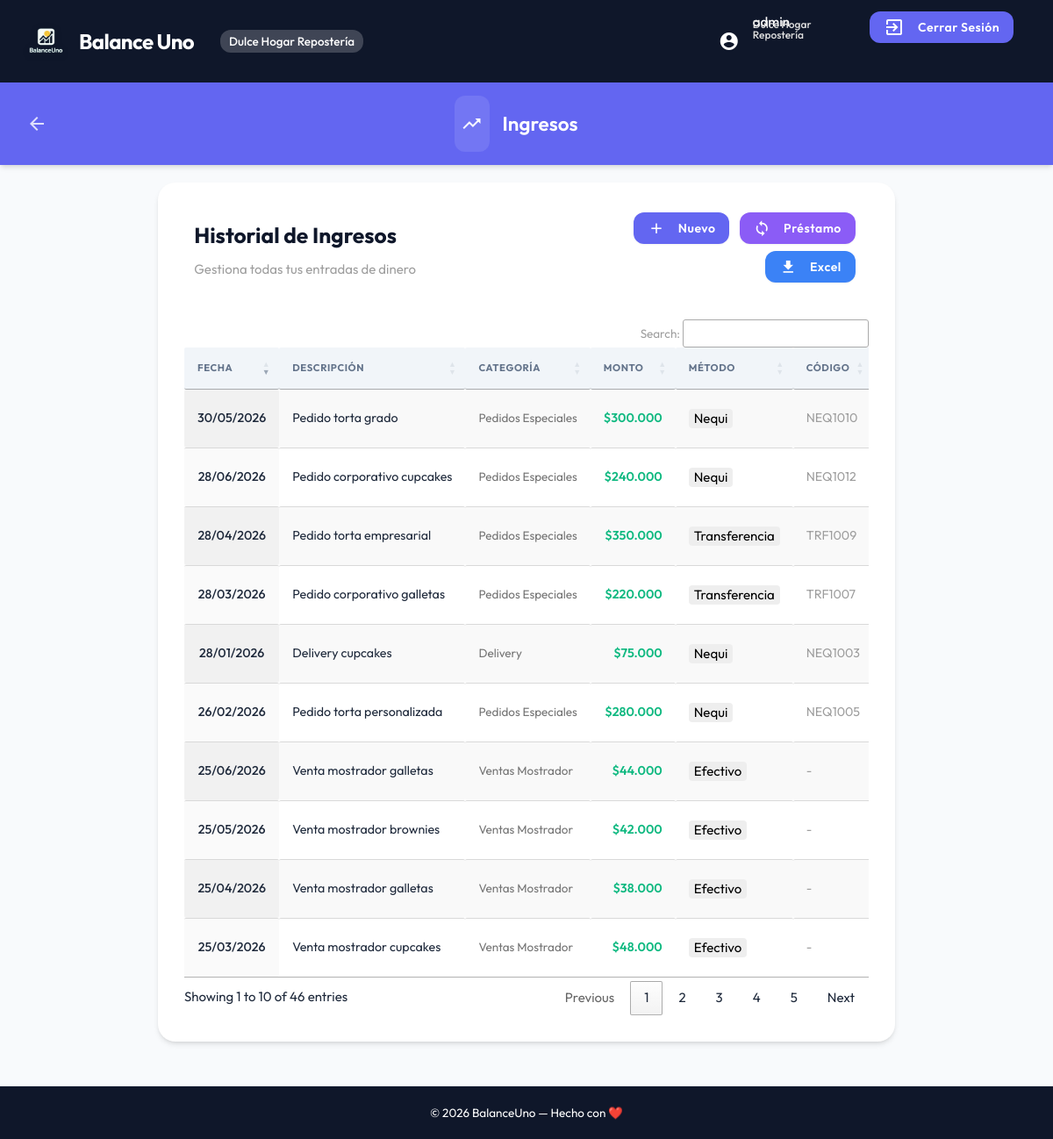
Page /public/index.php?action=incomes (signed in) on the committed database.
### tables this page shows
CREATE TABLE incomes (
  id INT AUTO_INCREMENT PRIMARY KEY,
  company_id INT NOT NULL,
  date DATE NOT NULL,
  description VARCHAR(255) NOT NULL,
  amount DECIMAL(12, 2) NOT NULL,
  payment_method ENUM('Efectivo', 'Nequi', 'Transferencia') NOT NULL,
  code VARCHAR(50) DEFAULT NULL,
  category_id INT DEFAULT NULL,
  payment_status ENUM('Pagado', 'Pendiente') DEFAULT 'Pagado',
  loan_id INT DEFAULT NULL,
  created_at TIMESTAMP DEFAULT CURRENT_TIMESTAMP,
  updated_at TIMESTAMP DEFAULT CURRENT_TIMESTAMP ON UPDATE CURRENT_TIMESTAMP,
  deleted_at TIMESTAMP NULL DEFAULT NULL,
  FOREIGN KEY (company_id) REFERENCES companies(id),
  FOREIGN KEY (category_id) REFERENCES categories(id) ON DELETE SET NULL,
  INDEX idx_company_deleted (company_id, deleted_at)
);

### app/controllers/IncomesController.php (called while the page is built, shortened)
<?php
class IncomesController
{
    private $model;
    private $db;
    public function __construct($db)
    {
        $this->db = $db;
        $this->model = new Income($db);
    }
    public function index()
    {
        $incomes = $this->model->getAll();
        $categoryModel = new Category($this->db);
        $categories = $categoryModel->getByType('ingreso');
        $categoriesMap = [];
        foreach ($categories as $cat) {
            $categoriesMap[$cat['id']] = $cat['name'];
        }
        include __DIR__ . '/../../views/incomes.php';
    }
}

### app/Router.php (called while the page is built, shortened)
<?php
class Router
{
    private $db;
    public function __construct()
    {
        $this->db = Database::getConnection();
    }
    public function handleRequest($action)
    {
        $route = $this->routes[$action];
        $methodName = $route['method'];
        $controller = new $controllerName($this->db);
        $args = [];
        try {
            call_user_func_array([$controller, $methodName], $args);
        } catch (\Exception $e) {
            $this->handleError($e->getMessage());
        }
    }
}

### public/index.php (called while the page is built, shortened)
<?php
$router = new Router();
$action = $_GET['action'] ?? 'dashboard';
$router->handleRequest($action);

### app/models/BaseModel.php (called while the page is built, shortened)
<?php
class BaseModel
{
    protected $db;
    protected $table;
    protected ?int $companyId;
    public function __construct($db, $table)
    {
        $this->db = $db;
        $this->table = $table;
        $this->companyId = $_SESSION['company_id'] ?? null;
    }
    protected function getCompanyId(): int
    {
        return $this->companyId;
    }
    public function getAll()
    {
        $stmt = $this->db->prepare(
            "SELECT * FROM {$this->table} WHERE company_id = :company_id AND deleted_at IS NULL ORDER BY date DESC"
        );
        $stmt->execute(['company_id' => $this->getCompanyId()]);
        return $stmt->fetchAll(PDO::FETCH_ASSOC);
    }
}

### app/models/Category.php (called while the page is built, shortened)
<?php
class Category extends BaseModel
{
    public function getByType($type)
    {
        $stmt = $this->db->prepare(
            "SELECT * FROM categories
             WHERE company_id = :company_id
               AND (type = :type OR type = 'ambos')
               AND deleted_at IS NULL
             ORDER BY name ASC"
        );
        $stmt->execute([
            ':company_id' => $this->getCompanyId(),
            ':type' => $type
        ]);
        return $stmt->fetchAll(PDO::FETCH_ASSOC);
    }
}

### views/incomes.php (the view, shortened to what this page needs)
<?php
$useDataTables = true;
$pageTitle = "Ingresos";
include __DIR__ . '/partials/header.php';
include __DIR__ . '/partials/navbar.php';
?>
<section id="main" class="container">
    <div class="dashboard-box">
        <div class="row" style="margin-bottom: 30px;">
            <div class="col s12 m6">
                <h5 style="font-weight: 700; color: var(--primary);">Historial de Ingresos</h5>
                <p class="grey-text">Gestiona todas tus entradas de dinero</p>
            </div>
            <div class="col s12 m6 right-align">
                <a href="#modalCreateIncome" class="btn secondary-color modal-trigger action-btn">
                    <i class="material-icons left">add</i> Nuevo
                </a>
                <a href="#modalCreateIncomeLoan" class="btn loans-color modal-trigger action-btn">
                    <i class="material-icons left">sync</i> Préstamo
                </a>
                <a href="?action=exportIncomesXls" class="btn reports-color action-btn">
                    <i class="material-icons left">file_download</i> Excel
                </a>
            </div>
        </div>
        <table id="incomesTable" class="highlight display nowrap" style="width:100%">
            <thead>
                <tr>
                    <th>Fecha</th>
                    <th>Descripción</th>
                    <th>Categoría</th>
                    <th class="right-align">Monto</th>
                    <th>Método</th>
                    <th>Código</th>
                </tr>
            </thead>
            <tbody>
                <?php foreach ($incomes as $income): ?>
                    <tr>
                        <td style="font-weight: 500;"><?= date('d/m/Y', strtotime($income['date'])) ?></td>
                        <td><?= htmlspecialchars($income['description']) ?></td>
                        <td>
                            <span class="grey-text text-darken-1" style="font-size: 0.9rem;">
                                <?= isset($categoriesMap[$income['category_id']]) ? htmlspecialchars($categoriesMap[$income['category_id']]) : '-' ?>
                            </span>
                        </td>
                        <td class="right-align accent-color-text" style="font-weight: 600;">
                            $<?= number_format($income['amount'], 0, ",", ".") ?>
                        </td>
                        <td>
                            <span class="badge grey lighten-3 black-text" style="float: none; border-radius: 4px;">
                                <?= htmlspecialchars($income['payment_method']) ?>
                            </span>
                        </td>
                        <td class="grey-text"><?= $income['payment_method'] === 'Efectivo' ? '-' : htmlspecialchars($income['code']) ?></td>
                    </tr>
                <?php endforeach; ?>
            </tbody>
        </table>
    </div>
</section>
<?php
include __DIR__ . '/partials/footer.php';
include __DIR__ . '/partials/scripts.php';
?>

### views/partials/header.php (shortened to what this page needs)
<!DOCTYPE html>
<html lang="es">
<head>
    <link href="https://cdnjs.cloudflare.com/ajax/libs/materialize/1.0.0/css/materialize.min.css" rel="stylesheet">
    <link href="https://cdn.jsdelivr.net/npm/sweetalert2@11/dist/sweetalert2.min.css" rel="stylesheet">
    <?php if (isset($useDataTables) && $useDataTables): ?>
        <link href="https://cdn.datatables.net/1.13.6/css/jquery.dataTables.min.css" rel="stylesheet">
        <link href="https://cdn.datatables.net/responsive/2.5.0/css/responsive.dataTables.min.css" rel="stylesheet">
    <?php endif; ?>
    <link rel="stylesheet" href="../public/css/custom.css">
</head>
<body class="container">

### views/partials/navbar.php (shortened to what this page needs)
<nav class="primary-color">
    <div class="nav-wrapper nav-app">
        <div class="logo-app">
            <img src="../public/assets/logo.png" alt="BalanceUno" class="logo-img">
            <span class="app-name">Balance Uno</span>
            <?php if (isset($_SESSION['company_name'])): ?>
                <span class="company-name-badge hide-on-small-only" style="margin-left: 15px; font-size: 0.9rem; background: rgba(255,255,255,0.2); padding: 4px 10px; border-radius: 12px; font-weight: 500;"><?= htmlspecialchars($_SESSION['company_name']) ?></span>
            <?php endif; ?>
        </div>
        <ul class="right hide-on-med-and-down">
            <li>
                <span style="margin-right: 20px; font-weight: 500;">
                    <i class="material-icons left">account_circle</i>
                    <?= htmlspecialchars($_SESSION['username'] ?? 'Usuario') ?>
                    <?php if (isset($_SESSION['company_name'])): ?>
                        <span class="grey-text text-lighten-2" style="font-size: 0.8rem; display: block; line-height: 1; margin-top: -12px; margin-left: 30px; text-align: left;"><?= htmlspecialchars($_SESSION['company_name']) ?></span>
                    <?php endif; ?>
                </span>
            </li>
            <li><a href="?action=logout" class="btn waves-effect waves-light secondary-color"><i class="material-icons left">exit_to_app</i>Cerrar Sesión</a></li>
        </ul>
    </div>
</nav>
<?php if (isset($pageTitle)): ?>
    <nav class="<?= $navColor ?? 'secondary-color' ?>">
        <div class="nav-wrapper nav-app">
            <a href="?action=dashboard" class="btn-back">
                <i class="material-icons">arrow_back</i>
            </a>
            <div class="title-app">
                <i class="material-icons"><?= $pageIcon ?? 'trending_up' ?></i>
                <h3><?= $pageTitle ?></h3>
            </div>
        </div>
    </nav>
<?php endif; ?>

### views/partials/footer.php
<footer class="page-footer primary-color">
    <div class="container center-align">
        © 2026 BalanceUno — Hecho con ❤️
    </div>
</footer>

### views/partials/scripts.php (shortened to what this page needs)
</body>
</html>

### public/css/custom.css (style rules this page uses)
:root { --primary: #0f172a; --primary-light: #1e293b; --secondary: #6366f1; --accent: #10b981; --error: #ef4444; --warning: #f59e0b; --info: #3b82f6; --loans: #8b5cf6; --bg-app: #f8fafc; --text-main: #1e293b; --text-muted: #64748b; --white: #ffffff; --shadow-sm: 0 1px 2px 0 rgb(0 0 0 / 0.05); --shadow-md: 0 4px 6px -1px rgb(0 0 0 / 0.1), 0 2px 4px -2px rgb(0 0 0 / 0.1); --shadow-lg: 0 10px 15px -3px rgb(0 0 0 / 0.1), 0 4px 6px -4px rgb(0 0 0 / 0.1); --transition: all 0.3s cubic-bezier(0.4, 0, 0.2, 1); }
body { font-family: "Outfit", sans-serif; }
html, body { margin: 0; padding: 0; width: 100%; height: 100%; background-color: var(--bg-app); color: var(--text-main); }
body.container { width: 100%; max-width: none !important; display: flex; flex-direction: column; min-height: 100vh; }
#main { flex: 1; padding: 20px 0; }
nav { height: auto !important; line-height: normal !important; box-shadow: var(--shadow-md) !important; }
.primary-color { background-color: var(--primary) !important; }
.secondary-color { background-color: var(--secondary) !important; }
.nav-app { display: flex; align-items: center; justify-content: space-between; padding: 15px 30px !important; min-height: 70px; }
.logo-app { display: flex; align-items: center; gap: 15px; }
.logo-img { height: 45px; filter: drop-shadow(0 2px 4px rgba(0, 0, 0, 0.2)); }
.app-name { font-size: 1.6rem; font-weight: 700; letter-spacing: -0.025em; color: var(--white); }
.btn-back { display: flex; align-items: center; color: var(--white); transition: var(--transition); opacity: 0.8; }
.title-app { display: flex; align-items: center; justify-content: center; gap: 15px; flex: 1; }
.title-app i { font-size: 32px; background: rgba(255, 255, 255, 0.1); padding: 0 8px; border-radius: 12px; }
.title-app h3 { margin: 0; font-size: 1.5rem; font-weight: 600; text-transform: capitalize; }
.dashboard-box { background: var(--white); border-radius: 20px; padding: 30px; margin-bottom: 30px; box-shadow: var(--shadow-md); }
thead { background: #f1f5f9; }
th { text-transform: uppercase; font-size: 0.75rem; letter-spacing: 0.05em; color: var(--text-muted); padding: 15px !important; }
td { padding: 15px !important; font-size: 0.95rem; }
.btn, .btn-large { border-radius: 12px !important; text-transform: none !important; font-weight: 600 !important; box-shadow: var(--shadow-sm) !important; transition: var(--transition); }
.action-btn { margin: 4px; }
.reports-color { background-color: var(--info) !important; }
.loans-color { background-color: var(--loans) !important; }
.accent-color-text { color: var(--accent) !important; }
.dashboard-box { overflow-x: hidden; }
footer { background: var(--white); padding: 20px 0; margin-top: auto; border-top: 1px solid #e2e8f0; text-align: center; color: var(--text-muted); font-size: 0.9rem; }

### rows in the picture
incomes: date "28/06/2026", description "Pedido corporativo cupcakes", category "Pedidos Especiales", amount "240.000", payment_method "Nequi", code "NEQ1012"
incomes: date "25/06/2026", description "Venta mostrador galletas", category "Ventas Mostrador", amount "44.000", payment_method "Efectivo"
incomes: date "30/05/2026", description "Pedido torta grado", category "Pedidos Especiales", amount "300.000", payment_method "Nequi", code "NEQ1010"
incomes: date "25/05/2026", description "Venta mostrador brownies", category "Ventas Mostrador", amount "42.000", payment_method "Efectivo"
incomes: date "28/04/2026", description "Pedido torta empresarial", category "Pedidos Especiales", amount "350.000", payment_method "Transferencia", code "TRF1009"
incomes: date "25/04/2026", description "Venta mostrador galletas", category "Ventas Mostrador", amount "38.000", payment_method "Efectivo"
incomes: date "28/03/2026", description "Pedido corporativo galletas", category "Pedidos Especiales", amount "220.000", payment_method "Transferencia", code "TRF1007"
incomes: date "25/03/2026", description "Venta mostrador cupcakes", category "Ventas Mostrador", amount "48.000", payment_method "Efectivo"
incomes: date "26/02/2026", description "Pedido torta personalizada", category "Pedidos Especiales", amount "280.000", payment_method "Nequi", code "NEQ1005"
incomes: date "28/01/2026", description "Delivery cupcakes", category "Delivery", amount "75.000", payment_method "Nequi", code "NEQ1003"

### other values in the picture
$_SESSION['company_name'] "Dulce Hogar Repostería"
$_SESSION['username'] "admin"
$pageTitle "Ingresos"
